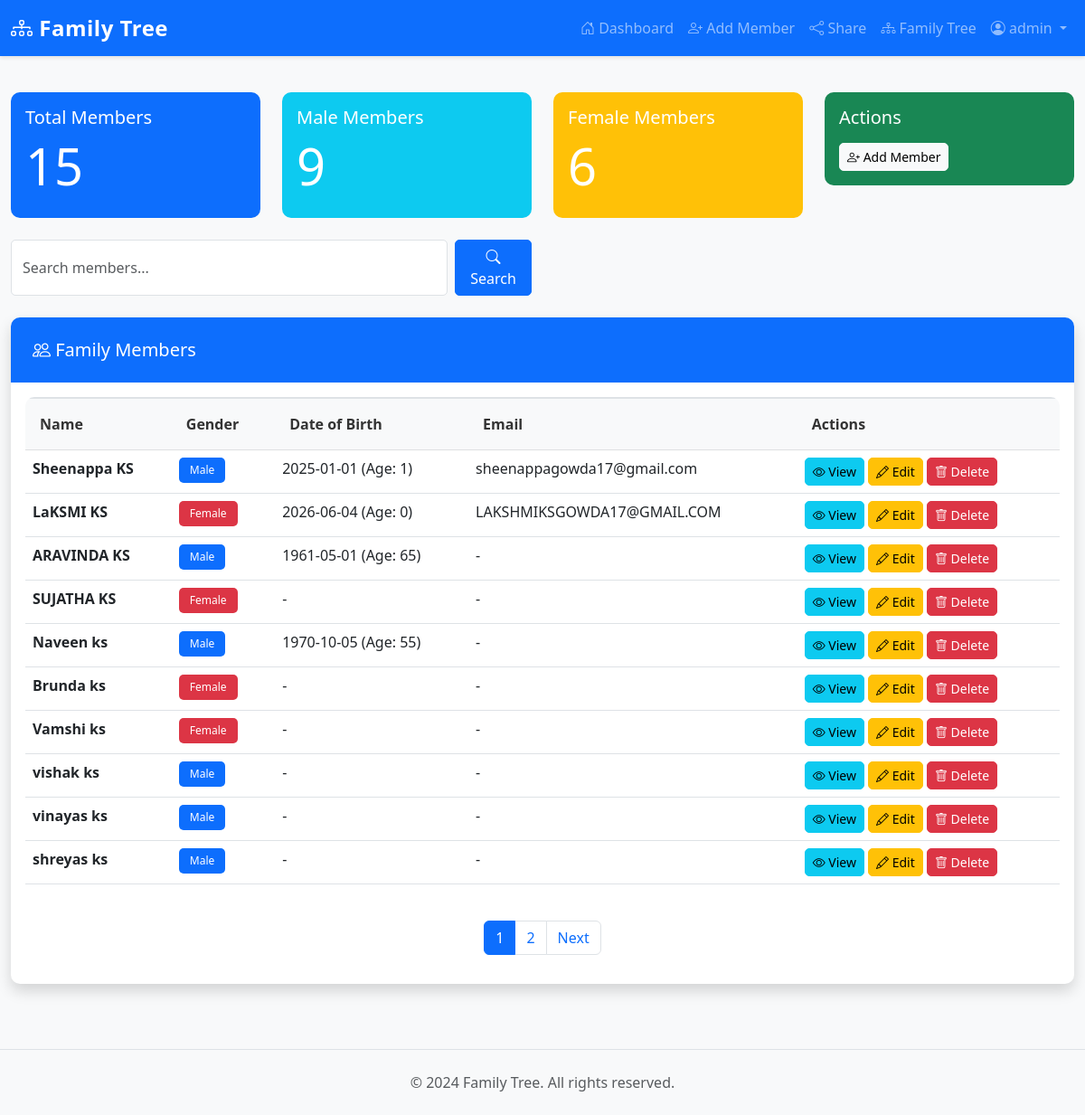
The app's page /dashboard (signed in) with its own data.
### models/user.py (models this page shows, shortened)
class User(UserMixin, db.Model):
    __tablename__ = 'users'
    id = db.Column(db.Integer, primary_key=True)
    username = db.Column(db.String(80), unique=True, nullable=False, index=True)
    email = db.Column(db.String(120), unique=True, nullable=False, index=True)
    password_hash = db.Column(db.String(255), nullable=False)
    first_name = db.Column(db.String(100))
    last_name = db.Column(db.String(100))
    family_name = db.Column(db.String(100))
    role = db.Column(db.String(20), default='admin', nullable=False)  # CHANGED: 'admin' or 'user' - default is NOW admin
    share_token = db.Column(db.String(64), unique=True, nullable=True)
    created_at = db.Column(db.DateTime, default=datetime.utcnow)
    updated_at = db.Column(db.DateTime, default=datetime.utcnow, onupdate=datetime.utcnow)
    family_members = db.relationship('FamilyMember', backref='user', lazy=True, cascade='all, delete-orphan')
    def is_admin(self):
        return self.role == 'admin'

### models/family.py (models this page shows, shortened)
class FamilyMember(db.Model):
    __tablename__ = 'family_members'
    id = db.Column(db.Integer, primary_key=True)
    user_id = db.Column(db.Integer, db.ForeignKey('users.id'), nullable=False)
    first_name = db.Column(db.String(100), nullable=False)
    last_name = db.Column(db.String(100), nullable=False)
    gender = db.Column(db.String(10), nullable=False)  # Male, Female, Other
    dob = db.Column(db.Date)
    phone = db.Column(db.String(20))
    email = db.Column(db.String(120))
    address = db.Column(db.Text)
    biography = db.Column(db.Text)
    photo = db.Column(db.String(255))  # Store filename
    father_id = db.Column(db.Integer, db.ForeignKey('family_members.id'))
    mother_id = db.Column(db.Integer, db.ForeignKey('family_members.id'))
    spouse_id = db.Column(db.Integer, db.ForeignKey('family_members.id'))
    created_at = db.Column(db.DateTime, default=datetime.utcnow)
    updated_at = db.Column(db.DateTime, default=datetime.utcnow, onupdate=datetime.utcnow)
    father = db.relationship('FamilyMember', remote_side=[id], foreign_keys=[father_id], backref='children_as_father')
    mother = db.relationship('FamilyMember', remote_side=[id], foreign_keys=[mother_id], backref='children_as_mother')
    spouse = db.relationship('FamilyMember', remote_side=[id], foreign_keys=[spouse_id],
                            backref='spouses', uselist=False)
    def get_full_name(self):
        return f"{self.first_name} {self.last_name}"
    def get_age(self):
        if self.dob:
            from datetime import date
            today = date.today()
            age = today.year - self.dob.year - ((today.month, today.day) < (self.dob.month, self.dob.day))
            return age
        return None

### routes/dashboard.py (the view)
@dashboard_bp.route('/dashboard')
@login_required
def dashboard():
    page = request.args.get('page', 1, type=int)
    members = FamilyMember.query.filter_by(user_id=current_user.id).paginate(page=page, per_page=10)
    stats = {
        'total_members': FamilyMember.query.filter_by(user_id=current_user.id).count(),
        'male_count': FamilyMember.query.filter_by(user_id=current_user.id, gender='Male').count(),
        'female_count': FamilyMember.query.filter_by(user_id=current_user.id, gender='Female').count(),
    }
    return render_template('dashboard.html', members=members, stats=stats)

### app.py (called while the page is built)
@login_manager.user_loader
def load_user(user_id):
    return db.session.get(User, int(user_id))

@app.context_processor
def inject_user():
    return {'current_user': current_user}

### templates/dashboard.html (shortened to what this page needs)
{% extends "base.html" %}
{% block content %}
<div class="row mb-4">
    <div class="col-md-3">
        <div class="card bg-primary text-white">
            <div class="card-body">
                <h5 class="card-title">Total Members</h5>
                <h2 class="display-4">{{ stats.total_members }}</h2>
            </div>
        </div>
    </div>
    <div class="col-md-3">
        <div class="card bg-info text-white">
            <div class="card-body">
                <h5 class="card-title">Male Members</h5>
                <h2 class="display-4">{{ stats.male_count }}</h2>
            </div>
        </div>
    </div>
    <div class="col-md-3">
        <div class="card bg-warning text-white">
            <div class="card-body">
                <h5 class="card-title">Female Members</h5>
                <h2 class="display-4">{{ stats.female_count }}</h2>
            </div>
        </div>
    </div>
    <div class="col-md-3">
        <div class="card bg-success text-white">
            <div class="card-body">
                <h5 class="card-title">Actions</h5>
                {% if current_user.is_admin() %}
                    <a href="{{ url_for('family.add_member') }}" class="btn btn-light btn-sm mt-2">
                        <i class="bi bi-person-plus"></i> Add Member
                    </a>
                {% else %}
                    <p class="mb-0 small">View-only access</p>
                {% endif %}
            </div>
        </div>
    </div>
</div>
<div class="row mb-4">
    <div class="col-md-6">
        <form method="GET" action="{{ url_for('dashboard.search') }}" class="d-flex gap-2">
            <input type="text" name="q" class="form-control" placeholder="Search members..." required>
            <button type="submit" class="btn btn-primary">
                <i class="bi bi-search"></i> Search
            </button>
        </form>
    </div>
</div>
<div class="card shadow">
    <div class="card-header bg-primary text-white">
        <h5 class="mb-0"><i class="bi bi-people"></i> Family Members</h5>
    </div>
    <div class="card-body">
        {% if members.items %}
            <div class="table-responsive">
                <table class="table table-hover">
                    <thead class="table-light">
                        <tr>
                            <th>Name</th>
                            <th>Gender</th>
                            <th>Date of Birth</th>
                            <th>Email</th>
                            <th>Actions</th>
                        </tr>
                    </thead>
                    <tbody>
                        {% for member in members.items %}
                            <tr>
                                <td>
                                    <strong>{{ member.get_full_name() }}</strong>
                                </td>
                                <td>
                                    {% if member.gender == 'Male' %}
                                        <span class="badge bg-primary">Male</span>
                                    {% elif member.gender == 'Female' %}
                                        <span class="badge bg-danger">Female</span>
                                    {% else %}
                                        <span class="badge bg-secondary">Other</span>
                                    {% endif %}
                                </td>
                                <td>
                                    {% if member.dob %}
                                        {{ member.dob.strftime('%Y-%m-%d') }} (Age: {{ member.get_age() }})
                                    {% else %}
                                        -
                                    {% endif %}
                                </td>
                                <td>{{ member.email or '-' }}</td>
                                <td>
                                    <a href="{{ url_for('family.view_member', member_id=member.id) }}"
                                       class="btn btn-sm btn-info">
                                        <i class="bi bi-eye"></i> View
                                    </a>
                                    {% if current_user.is_admin() %}
                                        <a href="{{ url_for('family.edit_member', member_id=member.id) }}"
                                           class="btn btn-sm btn-warning">
                                            <i class="bi bi-pencil"></i> Edit
                                        </a>
                                        <form method="POST" action="{{ url_for('family.delete_member', member_id=member.id) }}"
                                              style="display:inline;" onsubmit="return confirm('Are you sure?');">
                                            <button type="submit" class="btn btn-sm btn-danger">
                                                <i class="bi bi-trash"></i> Delete
                                            </button>
                                        </form>
                                    {% endif %}
                                </td>
                            </tr>
                        {% endfor %}
                    </tbody>
                </table>
            </div>
            {% if members.pages > 1 %}
                <nav aria-label="Page navigation" class="mt-4">
                    <ul class="pagination justify-content-center">
                        {% for page_num in members.iter_pages() %}
                            {% if page_num %}
                                {% if page_num == members.page %}
                                    <li class="page-item active">
                                        <span class="page-link">{{ page_num }}</span>
                                    </li>
                                {% else %}
                                    <li class="page-item">
                                        <a class="page-link" href="{{ url_for('dashboard.dashboard', page=page_num) }}">
                                            {{ page_num }}
                                        </a>
                                    </li>
                                {% endif %}
                            {% endif %}
                        {% endfor %}
                        {% if members.has_next %}
                            <li class="page-item">
                                <a class="page-link" href="{{ url_for('dashboard.dashboard', page=members.next_num) }}">
                                    Next
                                </a>
                            </li>
                        {% endif %}
                    </ul>
                </nav>
            {% endif %}
        {% endif %}
    </div>
</div>
{% endblock %}

### templates/base.html (shortened to what this page needs)
<!DOCTYPE html>
<html lang="en">
<head>
    <link href="https://cdn.jsdelivr.net/npm/bootstrap@5.3.0/dist/css/bootstrap.min.css" rel="stylesheet">
    <link rel="stylesheet" href="https://cdn.jsdelivr.net/npm/bootstrap-icons@1.11.0/font/bootstrap-icons.css">
    <link rel="stylesheet" href="{{ url_for('static', filename='css/style.css') }}">
</head>
<body>
    <nav class="navbar navbar-expand-lg navbar-dark bg-primary">
        <div class="container-fluid">
            <a class="navbar-brand" href="{{ url_for('dashboard.index') }}">
                <i class="bi bi-diagram-3"></i> Family Tree
            </a>
            <div class="collapse navbar-collapse" id="navbarNav">
                <ul class="navbar-nav ms-auto">
                    {% if current_user.is_authenticated %}
                        <li class="nav-item">
                            <a class="nav-link" href="{{ url_for('dashboard.dashboard') }}">
                                <i class="bi bi-house-door"></i> Dashboard
                            </a>
                        </li>
                        {% if current_user.is_admin() %}
                            <li class="nav-item">
                                <a class="nav-link" href="{{ url_for('family.add_member') }}">
                                    <i class="bi bi-person-plus"></i> Add Member
                                </a>
                            </li>
                            <li class="nav-item">
                                <a class="nav-link" href="{{ url_for('dashboard.share') }}">
                                    <i class="bi bi-share"></i> Share
                                </a>
                            </li>
                        {% endif %}
                        <li class="nav-item">
                            <a class="nav-link" href="{{ url_for('family.family_tree') }}">
                                <i class="bi bi-diagram-3"></i> Family Tree
                            </a>
                        </li>
                        <li class="nav-item dropdown">
                            <a class="nav-link dropdown-toggle" href="#" id="userDropdown" role="button" data-bs-toggle="dropdown">
                                <i class="bi bi-person-circle"></i> {{ current_user.username }}
                            </a>
                        </li>
                    {% endif %}
                </ul>
            </div>
        </div>
    </nav>
    <main class="container-fluid py-4">
        {% block content %}{% endblock %}
    </main>
    <footer class="bg-light py-4 mt-5">
        <div class="container text-center">
            <p class="text-muted mb-0">&copy; 2024 Family Tree. All rights reserved.</p>
        </div>
    </footer>
</body>
</html>

### static/css/style.css (style rules this page uses)
:root { --primary-color: #0d6efd; --secondary-color: #6c757d; --danger-color: #dc3545; --success-color: #198754; }
body { font-family: 'Segoe UI', Tahoma, Geneva, Verdana, sans-serif; background-color: #f8f9fa; min-height: 100vh; display: flex; flex-direction: column; }
main { flex: 1; }
.navbar { box-shadow: 0 2px 4px rgba(0, 0, 0, 0.1); }
.navbar-brand { font-weight: bold; font-size: 1.5rem; letter-spacing: 0.5px; }
.card { border: none; border-radius: 10px; transition: transform 0.3s, box-shadow 0.3s; }
.card-header { border-radius: 10px 10px 0 0 !important; border: none; padding: 1.5rem; }
.btn { border-radius: 5px; font-weight: 500; transition: all 0.3s; }
.btn-primary { background-color: var(--primary-color); border-color: var(--primary-color); }
.btn-danger { background-color: var(--danger-color); border-color: var(--danger-color); }
.form-control, .form-select { border-radius: 5px; border: 1px solid #dee2e6; transition: border-color 0.3s, box-shadow 0.3s; }
.table { background-color: white; }
.table thead th { background-color: #f8f9fa; border-top: 2px solid #dee2e6; font-weight: 600; color: #333; padding: 1rem; }
.table tbody tr { transition: background-color 0.2s; }
.table-responsive { border-radius: 10px; overflow: hidden; }
.badge { padding: 0.5rem 0.75rem; font-weight: 500; border-radius: 5px; }
footer { border-top: 1px solid #dee2e6; margin-top: auto; }
* { transition: background-color 0.2s ease, color 0.2s ease; }
a { color: var(--primary-color); text-decoration: none; }
.shadow { box-shadow: 0 4px 6px rgba(0, 0, 0, 0.1); }

### records on screen
User: username "admin"
FamilyMember: get_full_name "Sheenappa KS", gender "Male", dob "2025-01-01", get_age "1", email "sheenappagowda17@gmail.com"
FamilyMember: get_full_name "LaKSMI KS", gender "Female", dob "2026-06-04", get_age "0", email "LAKSHMIKSGOWDA17@GMAIL.COM"
FamilyMember: get_full_name "ARAVINDA KS", gender "Male", dob "1961-05-01", get_age "65", email "-"
FamilyMember: get_full_name "SUJATHA KS", gender "Female", email "-"
FamilyMember: get_full_name "Naveen ks", gender "Male", dob "1970-10-05", get_age "55", email "-"
FamilyMember: get_full_name "Brunda ks", gender "Female", email "-"
FamilyMember: get_full_name "Vamshi ks", gender "Female", email "-"
FamilyMember: get_full_name "vishak ks", gender "Male", email "-"
FamilyMember: get_full_name "vinayas ks", gender "Male", email "-"
FamilyMember: get_full_name "shreyas ks", gender "Male", email "-"

### other values on screen
{{ stats.total_members }} "15"
{{ stats.male_count }} "9"
{{ stats.female_count }} "6"
{{ page_num }} "1"
{{ page_num }} "2"
